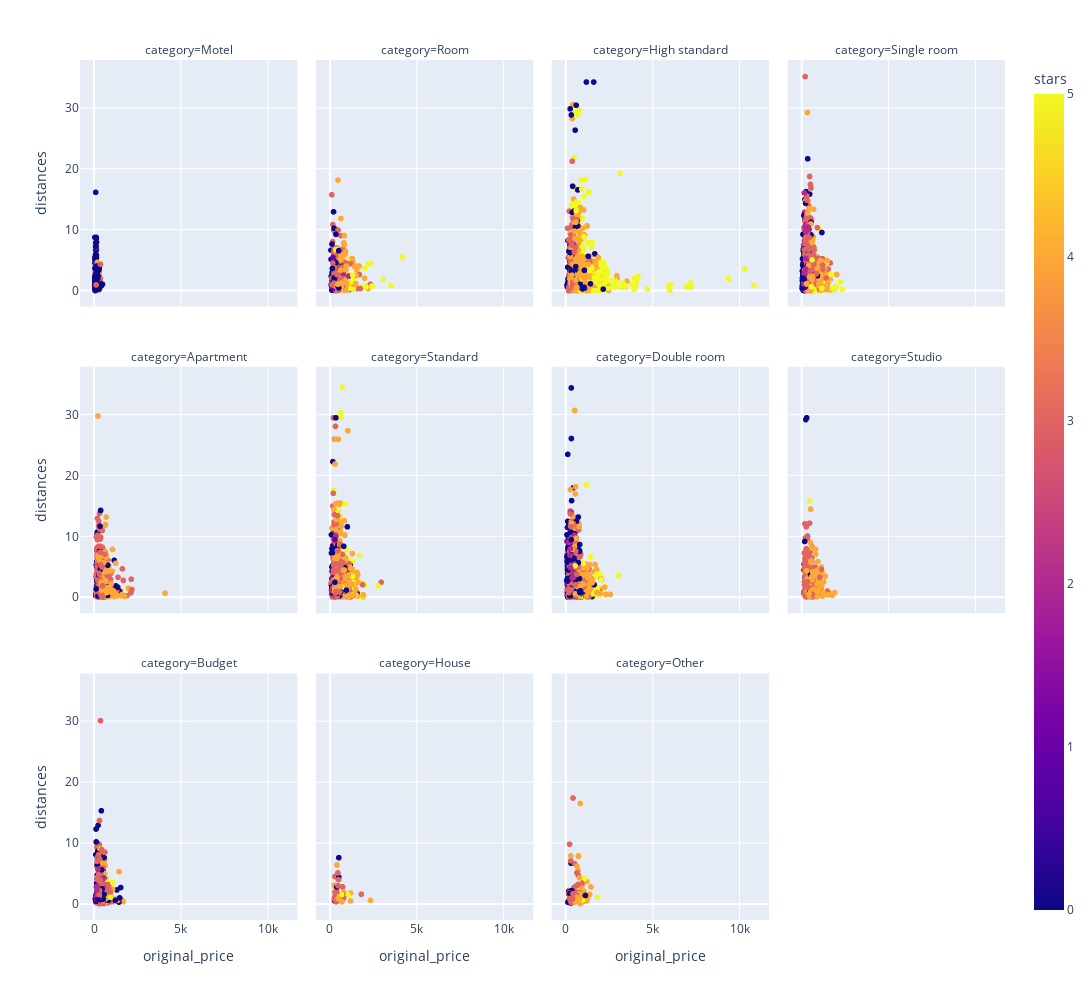

Here is the notebook cell this chart was saved with:
### Code cell
scatter_plt = px.scatter(data_frame=hotels_categories, 
    y = 'distances', 
    x = 'original_price', 
    facet_col='category', 
    facet_col_wrap=4, 
    color = 'stars',
    width=1300,
    height=1000,
    #color_continuous_scale='Plotly3'
)
d
scatter_plt.show()

### Figure 1 — Plotly figure (JSON) as saved in the notebook; plotly's stock layout.template omitted (floating-point values rounded to 4 significant figures; data arrays with more than 128 entries replaced by an {"elided": "..."} marker saying what was removed)
{"data": [{"hovertemplate": "category=Motel<br>original_price=%{x}<br>distances=%{y}<br>stars=%{marker.color}<extra></extra>", "legendgroup": "", "marker": {"color": {"elided": "459 int values"}, "coloraxis": "coloraxis", "symbol": "circle"}, "mode": "markers", "name": "", "showlegend": false, "type": "scattergl", "x": {"elided": "459 int values"}, "xaxis": "x9", "y": {"elided": "459 float values"}, "yaxis": "y9"}, {"hovertemplate": "category=Room<br>original_price=%{x}<br>distances=%{y}<br>stars=%{marker.color}<extra></extra>", "legendgroup": "", "marker": {"color": {"elided": "392 int values"}, "coloraxis": "coloraxis", "symbol": "circle"}, "mode": "markers", "name": "", "showlegend": false, "type": "scattergl", "x": {"elided": "392 int values"}, "xaxis": "x10", "y": {"elided": "392 float values"}, "yaxis": "y10"}, {"hovertemplate": "category=High standard<br>original_price=%{x}<br>distances=%{y}<br>stars=%{marker.color}<extra></extra>", "legendgroup": "", "marker": {"color": {"elided": "1761 int values"}, "coloraxis": "coloraxis", "symbol": "circle"}, "mode": "markers", "name": "", "showlegend": false, "type": "scattergl", "x": {"elided": "1761 int values"}, "xaxis": "x11", "y": {"elided": "1761 float values"}, "yaxis": "y11"}, {"hovertemplate": "category=Single room<br>original_price=%{x}<br>distances=%{y}<br>stars=%{marker.color}<extra></extra>", "legendgroup": "", "marker": {"color": {"elided": "2365 int values"}, "coloraxis": "coloraxis", "symbol": "circle"}, "mode": "markers", "name": "", "showlegend": false, "type": "scattergl", "x": {"elided": "2365 int values"}, "xaxis": "x12", "y": {"elided": "2365 float values"}, "yaxis": "y12"}, {"hovertemplate": "category=Apartment<br>original_price=%{x}<br>distances=%{y}<br>stars=%{marker.color}<extra></extra>", "legendgroup": "", "marker": {"color": {"elided": "1542 int values"}, "coloraxis": "coloraxis", "symbol": "circle"}, "mode": "markers", "name": "", "showlegend": false, "type": "scattergl", "x": {"elided": "1542 int values"}, "xaxis": "x5", "y": {"elided": "1542 float values"}, "yaxis": "y5"}, {"hovertemplate": "category=Standard<br>original_price=%{x}<br>distances=%{y}<br>stars=%{marker.color}<extra></extra>", "legendgroup": "", "marker": {"color": {"elided": "1798 int values"}, "coloraxis": "coloraxis", "symbol": "circle"}, "mode": "markers", "name": "", "showlegend": false, "type": "scattergl", "x": {"elided": "1798 int values"}, "xaxis": "x6", "y": {"elided": "1798 float values"}, "yaxis": "y6"}, {"hovertemplate": "category=Double room<br>original_price=%{x}<br>distances=%{y}<br>stars=%{marker.color}<extra></extra>", "legendgroup": "", "marker": {"color": {"elided": "2806 int values"}, "coloraxis": "coloraxis", "symbol": "circle"}, "mode": "markers", "name": "", "showlegend": false, "type": "scattergl", "x": {"elided": "2806 int values"}, "xaxis": "x7", "y": {"elided": "2806 float values"}, "yaxis": "y7"}, {"hovertemplate": "category=Studio<br>original_price=%{x}<br>distances=%{y}<br>stars=%{marker.color}<extra></extra>", "legendgroup": "", "marker": {"color": {"elided": "704 int values"}, "coloraxis": "coloraxis", "symbol": "circle"}, "mode": "markers", "name": "", "showlegend": false, "type": "scattergl", "x": {"elided": "704 int values"}, "xaxis": "x8", "y": {"elided": "704 float values"}, "yaxis": "y8"}, {"hovertemplate": "category=Budget<br>original_price=%{x}<br>distances=%{y}<br>stars=%{marker.color}<extra></extra>", "legendgroup": "", "marker": {"color": {"elided": "580 int values"}, "coloraxis": "coloraxis", "symbol": "circle"}, "mode": "markers", "name": "", "showlegend": false, "type": "scattergl", "x": {"elided": "580 int values"}, "xaxis": "x", "y": {"elided": "580 float values"}, "yaxis": "y"}, {"hovertemplate": "category=House<br>original_price=%{x}<br>distances=%{y}<br>stars=%{marker.color}<extra></extra>", "legendgroup": "", "marker": {"color": [3, 0, 3, 3, 0, 3, 0, 4, 3, 3, 3, 4, 3, 3, 4, 4, 4, 5, 3, 3, 3, 3, 3, 4, 0, 0, 4, 3, 4, 3, 3, 4, 4, 3, 3, 3, 5, 4, 4, 3], "coloraxis": "coloraxis", "symbol": "circle"}, "mode": "markers", "name": "", "showlegend": false, "type": "scattergl", "x": [305, 821, 375, 375, 532, 404, 289, 549, 793, 751, 507, 811, 751, 859, 1206, 274, 317, 686, 553, 480, 386, 422, 422, 423, 418, 534, 1204, 1830, 2360, 371, 293, 710, 340, 270, 293, 485, 1082, 499, 499, 310], "xaxis": "x2", "y": [4.5, 1.8, 1, 1, 4.4, 2.5, 0.5, 0.8, 0.9, 2.8, 4, 1.9, 2.8, 1.3, 0.5, 3.1, 2.8, 1.5, 0.6, 5.1, 0.35, 1.9, 1.9, 6.4, 2.8, 7.6, 1.8, 1.6, 0.6, 0.45, 1.1, 0.35, 1.5, 0.8, 1.1, 3, 1.5, 0.9, 0.9, 1.9], "yaxis": "y2"}, {"hovertemplate": "category=Other<br>original_price=%{x}<br>distances=%{y}<br>stars=%{marker.color}<extra></extra>", "legendgroup": "", "marker": {"color": [0, 3, 4, 3, 4, 3, 3, 4, 4, 1, 4, 4, 0, 4, 4, 4, 4, 4, 4, 3, 4, 4, 4, 3, 0, 3, 3, 4, 4, 4, 0, 0, 4, 3, 4, 4, 3, 3, 4, 3, 3, 5, 2, 4, 3, 3, 3, 3, 3, 3, 3, 3, 3, 4, 3, 4, 3, 3, 3, 3, 3, 4, 5, 4, 3, 3, 4, 4, 0, 0, 3, 3, 4, 5, 0, 4, 4, 3, 4, 4, 4, 3, 3, 3, 3, 3, 3, 3, 3, 3, 0, 4, 4, 4, 5, 3, 4, 5, 4, 4, 4, 4, 4, 0, 3, 4, 3, 4, 0, 3], "coloraxis": "coloraxis", "symbol": "circle"}, "mode": "markers", "name": "", "showlegend": false, "type": "scattergl", "x": [465, 483, 1036, 734, 943, 336, 384, 811, 719, 507, 739, 983, 890, 490, 1221, 517, 813, 597, 518, 662, 802, 1044, 469, 171, 845, 283, 266, 882, 411, 403, 317, 317, 675, 281, 886, 563, 380, 306, 992, 347, 300, 686, 293, 927, 483, 493, 527, 503, 429, 233, 188, 981, 619, 301, 686, 854, 995, 648, 778, 633, 266, 458, 738, 373, 221, 310, 285, 619, 175, 360, 666, 295, 579, 991, 130, 757, 746, 475, 572, 634, 427, 722, 199, 246, 173, 317, 289, 317, 270, 417, 290, 1275, 657, 1220, 1111, 654, 736, 1852, 741, 1462, 926, 1053, 1384, 235, 238, 516, 427, 846, 1144, 392], "xaxis": "x3", "y": [1.2, 1.4, 0.45, 4.7, 0.6, 1.5, 0.8, 0.4, 5.5, 1.4, 1, 0.4, 1, 0.5, 0.5, 1.3, 1, 1, 0.3, 1.2, 4.3, 1.3, 0.45, 0.6, 0.7, 1.7, 1.8, 2.8, 1.4, 1.3, 6.7, 6.7, 1.5, 1.7, 1.3, 1.1, 0.9, 7.1, 0.45, 0.4, 1.7, 2.2, 0.1, 2.9, 2.7, 1.5, 6.6, 1.5, 17.4, 9.8, 2.2, 1.8, 3, 7.9, 0.8, 0.04, 3.5, 1.9, 1.9, 1.5, 0.6, 0.6, 1.6, 1.5, 0.8, 1.6, 1.9, 1, 2, 2.2, 1.5, 1.1, 0.6, 0.7, 0.3, 0.7, 0.3, 0.5, 1.1, 1.1, 1.6, 3.2, 1.8, 1, 1.6, 0.3, 1.7, 0.3, 0.7, 0.9, 1.7, 1.1, 6.2, 3.7, 4.2, 5.1, 7.9, 1.1, 7.8, 2.8, 1.3, 2.1, 1.6, 1.7, 0.9, 0.45, 1.7, 16.5, 1.4, 0.8], "yaxis": "y3"}], "layout": {"annotations": [{"font": {}, "showarrow": false, "text": "category=Budget", "x": 0.1175, "xanchor": "center", "xref": "paper", "y": 0.2867, "yanchor": "bottom", "yref": "paper"}, {"font": {}, "showarrow": false, "text": "category=House", "x": 0.3725, "xanchor": "center", "xref": "paper", "y": 0.2867, "yanchor": "bottom", "yref": "paper"}, {"font": {}, "showarrow": false, "text": "category=Other", "x": 0.6275, "xanchor": "center", "xref": "paper", "y": 0.2867, "yanchor": "bottom", "yref": "paper"}, {"font": {}, "showarrow": false, "text": "category=Apartment", "x": 0.1175, "xanchor": "center", "xref": "paper", "y": 0.6433, "yanchor": "bottom", "yref": "paper"}, {"font": {}, "showarrow": false, "text": "category=Standard", "x": 0.3725, "xanchor": "center", "xref": "paper", "y": 0.6433, "yanchor": "bottom", "yref": "paper"}, {"font": {}, "showarrow": false, "text": "category=Double room", "x": 0.6275, "xanchor": "center", "xref": "paper", "y": 0.6433, "yanchor": "bottom", "yref": "paper"}, {"font": {}, "showarrow": false, "text": "category=Studio", "x": 0.8825, "xanchor": "center", "xref": "paper", "y": 0.6433, "yanchor": "bottom", "yref": "paper"}, {"font": {}, "showarrow": false, "text": "category=Motel", "x": 0.1175, "xanchor": "center", "xref": "paper", "y": 1.0, "yanchor": "bottom", "yref": "paper"}, {"font": {}, "showarrow": false, "text": "category=Room", "x": 0.3725, "xanchor": "center", "xref": "paper", "y": 1.0, "yanchor": "bottom", "yref": "paper"}, {"font": {}, "showarrow": false, "text": "category=High standard", "x": 0.6275, "xanchor": "center", "xref": "paper", "y": 1.0, "yanchor": "bottom", "yref": "paper"}, {"font": {}, "showarrow": false, "text": "category=Single room", "x": 0.8825, "xanchor": "center", "xref": "paper", "y": 1.0, "yanchor": "bottom", "yref": "paper"}], "coloraxis": {"colorbar": {"title": {"text": "stars"}}, "colorscale": [[0, "#0d0887"], [0.1111, "#46039f"], [0.2222, "#7201a8"], [0.3333, "#9c179e"], [0.4444, "#bd3786"], [0.5556, "#d8576b"], [0.6667, "#ed7953"], [0.7778, "#fb9f3a"], [0.8889, "#fdca26"], [1, "#f0f921"]]}, "height": 1000, "legend": {"tracegroupgap": 0}, "margin": {"t": 60}, "width": 1300, "xaxis": {"anchor": "y", "domain": [0, 0.235], "title": {"text": "original_price"}}, "xaxis10": {"anchor": "y10", "domain": [0.255, 0.49], "matches": "x", "showticklabels": false}, "xaxis11": {"anchor": "y11", "domain": [0.51, 0.745], "matches": "x", "showticklabels": false}, "xaxis12": {"anchor": "y12", "domain": [0.765, 1.0], "matches": "x", "showticklabels": false}, "xaxis2": {"anchor": "y2", "domain": [0.255, 0.49], "matches": "x", "title": {"text": "original_price"}}, "xaxis3": {"anchor": "y3", "domain": [0.51, 0.745], "matches": "x", "title": {"text": "original_price"}}, "xaxis4": {"anchor": "y4", "domain": [0.765, 1.0], "matches": "x", "title": {"text": "original_price"}}, "xaxis5": {"anchor": "y5", "domain": [0, 0.235], "matches": "x", "showticklabels": false}, "xaxis6": {"anchor": "y6", "domain": [0.255, 0.49], "matches": "x", "showticklabels": false}, "xaxis7": {"anchor": "y7", "domain": [0.51, 0.745], "matches": "x", "showticklabels": false}, "xaxis8": {"anchor": "y8", "domain": [0.765, 1.0], "matches": "x", "showticklabels": false}, "xaxis9": {"anchor": "y9", "domain": [0, 0.235], "matches": "x", "showticklabels": false}, "yaxis": {"anchor": "x", "domain": [0, 0.2867], "title": {"text": "distances"}}, "yaxis10": {"anchor": "x10", "domain": [0.7133, 1.0], "matches": "y", "showticklabels": false}, "yaxis11": {"anchor": "x11", "domain": [0.7133, 1.0], "matches": "y", "showticklabels": false}, "yaxis12": {"anchor": "x12", "domain": [0.7133, 1.0], "matches": "y", "showticklabels": false}, "yaxis2": {"anchor": "x2", "domain": [0, 0.2867], "matches": "y", "showticklabels": false}, "yaxis3": {"anchor": "x3", "domain": [0, 0.2867], "matches": "y", "showticklabels": false}, "yaxis4": {"anchor": "x4", "domain": [0, 0.2867], "matches": "y", "showticklabels": false}, "yaxis5": {"anchor": "x5", "domain": [0.3567, 0.6433], "matches": "y", "title": {"text": "distances"}}, "yaxis6": {"anchor": "x6", "domain": [0.3567, 0.6433], "matches": "y", "showticklabels": false}, "yaxis7": {"anchor": "x7", "domain": [0.3567, 0.6433], "matches": "y", "showticklabels": false}, "yaxis8": {"anchor": "x8", "domain": [0.3567, 0.6433], "matches": "y", "showticklabels": false}, "yaxis9": {"anchor": "x9", "domain": [0.7133, 1.0], "matches": "y", "title": {"text": "distances"}}}}
